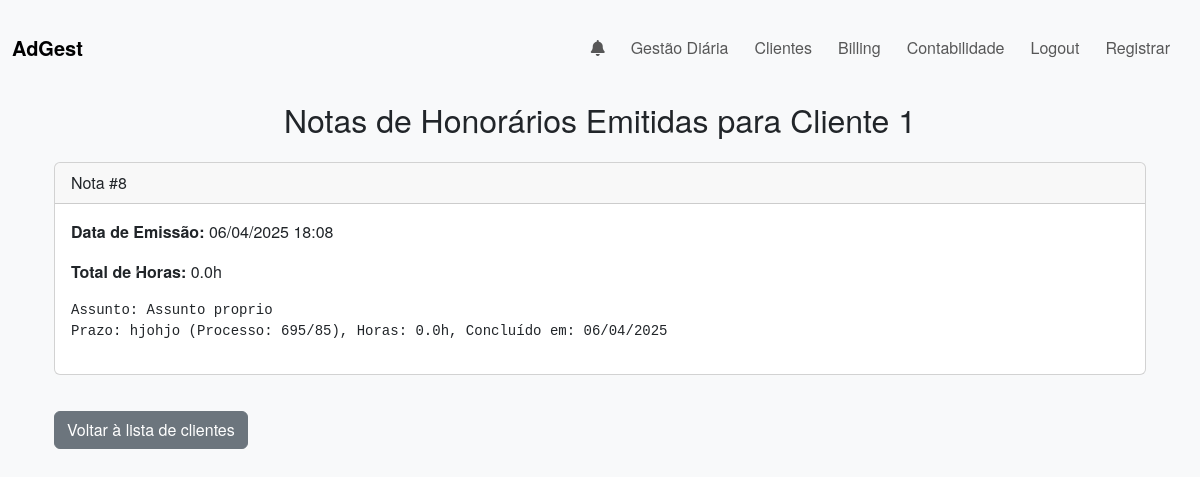
/billing_cliente/1 (signed in), run on an earlier commit of the app's database.
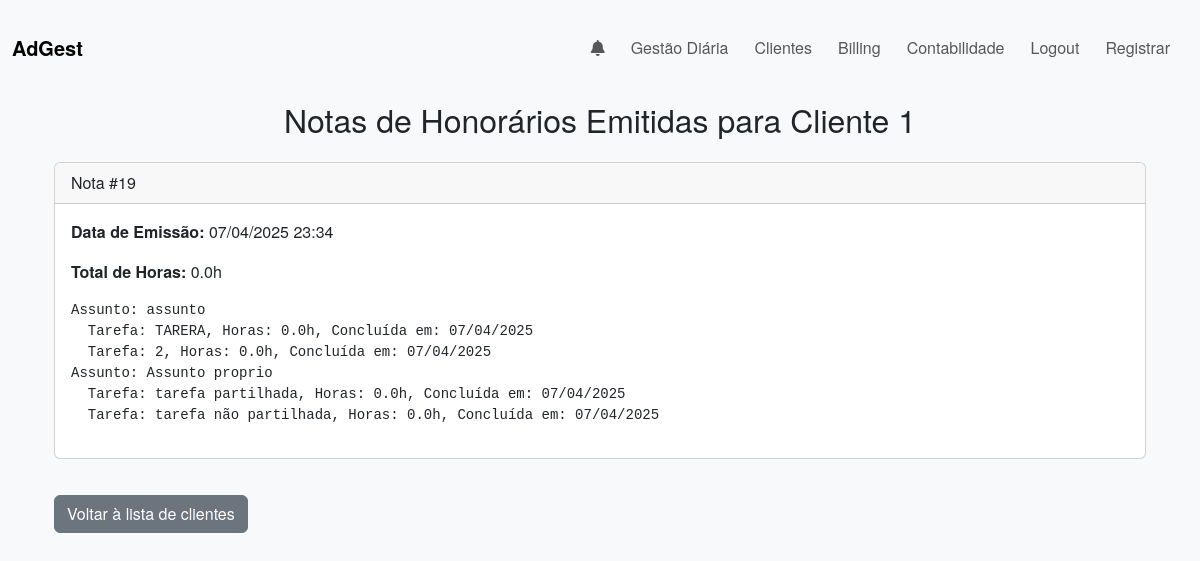
And on a later commit of the database.
### app/models.py (models this page shows, shortened)
class NotaHonorarios(db.Model):
    __tablename__ = 'nota_honorarios'
    id = db.Column(db.Integer, primary_key=True)
    user_id = db.Column(db.Integer, db.ForeignKey('users.id'), nullable=False)
    client_id = db.Column(db.Integer, db.ForeignKey('clients.id'), nullable=False)
    created_at = db.Column(db.DateTime, default=datetime.utcnow)
    details = db.Column(db.Text)  # Lista de itens faturados (por exemplo, "Tarefa 5, Prazo 3")
    total_hours = db.Column(db.Float, default=0.0)
    is_confirmed = db.Column(db.Boolean, default=False)  # Pode ser usado para indicar se a nota já foi finalizada
    client = db.relationship('Client', backref='nota_honorarios')

### app/routes.py (the view)
@main.route('/billing_cliente/<int:client_id>')
@login_required
def billing_cliente(client_id):
    client = Client.query.get_or_404(client_id)
    billing_notes = NotaHonorarios.query.filter(
        NotaHonorarios.client_id == client_id,
        or_(
            NotaHonorarios.user_id == current_user.id,
            NotaHonorarios.client.has(Client.shares.any(ClientShare.user_id == current_user.id))
        )
    ).order_by(NotaHonorarios.created_at.desc()).all()
    return render_template('billing_cliente.html', client=client, billing_notes=billing_notes)

### app/routes.py (called while the page is built)
@main.context_processor
def inject_notifications():
    if current_user.is_authenticated:
        notifs_nao_lidas = Notification.query.filter_by(
            user_id=current_user.id, is_read=False
        ).order_by(Notification.timestamp.desc()).all()
        unread = len(notifs_nao_lidas)
        return dict(notifications=notifs_nao_lidas, unread_count=unread)
    return dict(notifications=[], unread_count=0)

### app/templates/billing_cliente.html (shortened to what this page needs)
{% extends "base.html" %}
{% block content %}
<div class="container">
  <h2 class="text-center my-4">Notas de Honorários Emitidas para {{ client.name }}</h2>
  {% if billing_notes %}
    <div id="clientBillingCarousel" class="carousel slide" data-bs-interval="false">
      <div class="carousel-inner">
        {% for note in billing_notes %}
          <div class="carousel-item {% if loop.first %}active{% endif %}">
            <div class="card">
              <div class="card-header">
                Nota #{{ note.id }}
              </div>
              <div class="card-body">
                <p><strong>Data de Emissão:</strong> {{ note.created_at.strftime('%d/%m/%Y %H:%M') }}</p>
                <p><strong>Total de Horas:</strong> {{ note.total_hours }}h</p>
                <pre style="white-space: pre-wrap;">{{ note.details }}</pre>
              </div>
            </div>
          </div>
        {% endfor %}
      </div>
      <button class="carousel-control-prev" type="button" data-bs-target="#clientBillingCarousel" data-bs-slide="prev">
        <span class="carousel-control-prev-icon" aria-hidden="true"></span>
      </button>
      <button class="carousel-control-next" type="button" data-bs-target="#clientBillingCarousel" data-bs-slide="next">
        <span class="carousel-control-next-icon" aria-hidden="true"></span>
      </button>
    </div>
  {% else %}
    <p>Nenhuma nota emitida para este cliente.</p>
  {% endif %}
  <a href="{{ url_for('main.clientes') }}" class="btn btn-secondary mt-3">Voltar à lista de clientes</a>
</div>
{% endblock %}

What changed in the data, as far as the page shows it:
no longer on this page (row unchanged): NotaHonorarios: id "8", created_at "06/04/2025 18:08", total_hours "0.0", details "Assunto: Assunto proprio Prazo: hjohjo (Processo: 695/85), Horas: 0.0h, Concluído em: 06/04/2025"
added NotaHonorarios: id "19", created_at "07/04/2025 23:34", total_hours "0.0", details "Assunto: assunto Tarefa: TARERA, Horas: 0.0h, Concluída em: 07/04/2025 Tarefa: 2, Horas: 0.0h, Concluída em: 07/04/2025 Assunto: Assunto proprio Tarefa: tarefa partilhada, Horas: 0.0h, Concluída em: 07/04/2025 Tarefa: tarefa não partilhada, Horas: 0.0h, Concluída em: 07/04/2025…"
